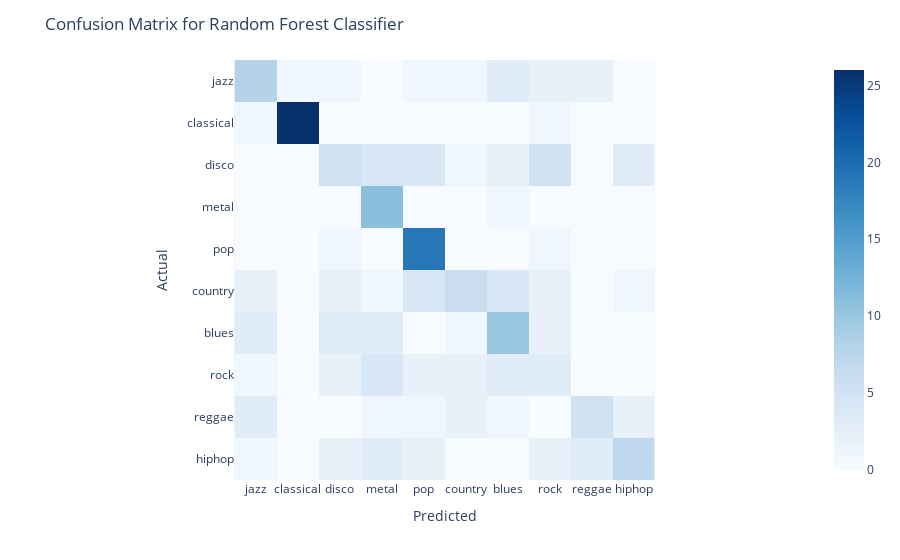

Source (notebook cell):
### Code cell
def plot_confusion_matrix(cm, classes=list(set(labels)), title='Confusion matrix', cmap=ex.colors.sequential.Blues):
    """
    This function prints and plots the confusion matrix.
    """
    fig = ex.imshow(cm, x=classes, y=classes, color_continuous_scale=cmap)
    fig.update_layout(title=title, xaxis_title="Predicted", yaxis_title="Actual")
    fig.show()

plot_confusion_matrix(rf_confusion_matrix, title="Confusion Matrix for Random Forest Classifier")

### Figure 1 — Plotly figure (JSON) as saved in the notebook; plotly's stock layout.template omitted (floating-point values rounded to 4 significant figures)
{"data": [{"coloraxis": "coloraxis", "hovertemplate": "x: %{x}<br>y: %{y}<br>color: %{z}<extra></extra>", "name": "0", "type": "heatmap", "x": ["jazz", "classical", "disco", "metal", "pop", "country", "blues", "rock", "reggae", "hiphop"], "xaxis": "x", "y": ["jazz", "classical", "disco", "metal", "pop", "country", "blues", "rock", "reggae", "hiphop"], "yaxis": "y", "z": [[8, 1, 1, 0, 1, 1, 3, 2, 2, 0], [1, 26, 0, 0, 0, 0, 0, 1, 0, 0], [0, 0, 5, 4, 4, 1, 2, 5, 0, 3], [0, 0, 0, 11, 0, 0, 1, 0, 0, 0], [0, 0, 1, 0, 19, 0, 0, 1, 0, 0], [2, 0, 2, 1, 4, 6, 4, 2, 0, 1], [3, 0, 3, 3, 0, 1, 10, 2, 0, 0], [1, 0, 2, 4, 2, 2, 3, 3, 0, 0], [3, 0, 0, 1, 1, 2, 1, 0, 5, 2], [1, 0, 2, 3, 2, 0, 0, 2, 3, 7]]}], "layout": {"coloraxis": {"colorscale": [[0, "rgb(247,251,255)"], [0.125, "rgb(222,235,247)"], [0.25, "rgb(198,219,239)"], [0.375, "rgb(158,202,225)"], [0.5, "rgb(107,174,214)"], [0.625, "rgb(66,146,198)"], [0.75, "rgb(33,113,181)"], [0.875, "rgb(8,81,156)"], [1, "rgb(8,48,107)"]]}, "margin": {"t": 60}, "title": {"text": "Confusion Matrix for Random Forest Classifier"}, "xaxis": {"anchor": "y", "constrain": "domain", "domain": [0, 1], "scaleanchor": "y", "title": {"text": "Predicted"}}, "yaxis": {"anchor": "x", "autorange": "reversed", "constrain": "domain", "domain": [0, 1], "title": {"text": "Actual"}}}}
